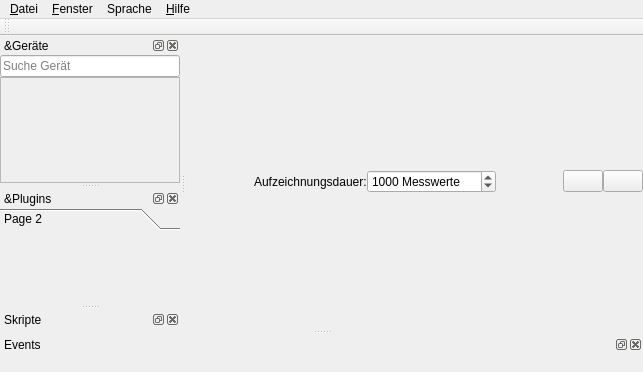
<?xml version="1.0" encoding="UTF-8"?>
<ui version="4.0">
 <class>MainWindow</class>
 <widget class="QMainWindow" name="MainWindow">
  <property name="geometry">
   <rect>
    <x>0</x>
    <y>0</y>
    <width>643</width>
    <height>372</height>
   </rect>
  </property>
  <property name="windowTitle">
   <string>RealTime OpenControl</string>
  </property>
  <property name="dockOptions">
   <set>QMainWindow::AllowNestedDocks|QMainWindow::AllowTabbedDocks|QMainWindow::AnimatedDocks|QMainWindow::GroupedDragging</set>
  </property>
  <widget class="QWidget" name="centralwidget">
   <layout class="QVBoxLayout" name="verticalLayout_9">
    <property name="spacing">
     <number>0</number>
    </property>
    <property name="leftMargin">
     <number>0</number>
    </property>
    <property name="topMargin">
     <number>0</number>
    </property>
    <property name="rightMargin">
     <number>0</number>
    </property>
    <property name="bottomMargin">
     <number>2</number>
    </property>
    <item>
     <layout class="QHBoxLayout" name="horizontalLayout">
      <property name="spacing">
       <number>0</number>
      </property>
      <item>
       <spacer name="horizontalSpacer_2">
        <property name="orientation">
         <enum>Qt::Horizontal</enum>
        </property>
        <property name="sizeHint" stdset="0">
         <size>
          <width>0</width>
          <height>0</height>
         </size>
        </property>
       </spacer>
      </item>
      <item>
       <widget class="QLabel" name="label_2">
        <property name="text">
         <string>Aufzeichnungsdauer:</string>
        </property>
       </widget>
      </item>
      <item>
       <widget class="QSpinBox" name="maxLengthSpinBox">
        <property name="toolTip">
         <string>Ändere die Aufzeichnungsdauer</string>
        </property>
        <property name="statusTip">
         <string>Ändere die Aufzeichnungsdauer</string>
        </property>
        <property name="suffix">
         <string> Messwerte</string>
        </property>
        <property name="maximum">
         <number>10000000</number>
        </property>
        <property name="value">
         <number>1000</number>
        </property>
       </widget>
      </item>
      <item>
       <spacer name="horizontalSpacer">
        <property name="orientation">
         <enum>Qt::Horizontal</enum>
        </property>
        <property name="sizeHint" stdset="0">
         <size>
          <width>0</width>
          <height>0</height>
         </size>
        </property>
       </spacer>
      </item>
      <item>
       <widget class="QPushButton" name="clearButton">
        <property name="toolTip">
         <string>Lösche alle Signale</string>
        </property>
        <property name="statusTip">
         <string>Lösche alle Signale</string>
        </property>
        <property name="text">
         <string/>
        </property>
        <property name="icon">
         <iconset>
          <normaloff>icons/clear.png</normaloff>icons/clear.png</iconset>
        </property>
        <property name="iconSize">
         <size>
          <width>25</width>
          <height>25</height>
         </size>
        </property>
       </widget>
      </item>
      <item>
       <widget class="QPushButton" name="createGraphButton">
        <property name="text">
         <string/>
        </property>
        <property name="icon">
         <iconset>
          <normaloff>icons/graph.png</normaloff>icons/graph.png</iconset>
        </property>
        <property name="iconSize">
         <size>
          <width>25</width>
          <height>25</height>
         </size>
        </property>
       </widget>
      </item>
     </layout>
    </item>
    <item>
     <layout class="QVBoxLayout" name="plotLayout"/>
    </item>
   </layout>
  </widget>
  <widget class="QDockWidget" name="deviceWidget">
   <property name="sizePolicy">
    <sizepolicy hsizetype="Preferred" vsizetype="Preferred">
     <horstretch>0</horstretch>
     <verstretch>0</verstretch>
    </sizepolicy>
   </property>
   <property name="statusTip">
    <string>Geräte, für die PlugIns vorhanden sind, erscheinen hier</string>
   </property>
   <property name="inputMethodHints">
    <set>Qt::ImhNone</set>
   </property>
   <property name="floating">
    <bool>false</bool>
   </property>
   <property name="features">
    <set>QDockWidget::AllDockWidgetFeatures</set>
   </property>
   <property name="allowedAreas">
    <set>Qt::LeftDockWidgetArea|Qt::RightDockWidgetArea</set>
   </property>
   <property name="windowTitle">
    <string>&amp;Geräte</string>
   </property>
   <attribute name="dockWidgetArea">
    <number>1</number>
   </attribute>
   <widget class="QWidget" name="dockWidgetContents_2">
    <layout class="QVBoxLayout" name="verticalLayout_3">
     <property name="spacing">
      <number>0</number>
     </property>
     <property name="leftMargin">
      <number>0</number>
     </property>
     <property name="topMargin">
      <number>0</number>
     </property>
     <property name="rightMargin">
      <number>0</number>
     </property>
     <property name="bottomMargin">
      <number>0</number>
     </property>
     <item>
      <widget class="QLineEdit" name="searchEdit">
       <property name="placeholderText">
        <string>Suche Gerät</string>
       </property>
      </widget>
     </item>
     <item>
      <widget class="QScrollArea" name="scrollArea_2">
       <property name="minimumSize">
        <size>
         <width>180</width>
         <height>0</height>
        </size>
       </property>
       <property name="widgetResizable">
        <bool>true</bool>
       </property>
       <widget class="QWidget" name="scrollAreaWidgetContents_2">
        <property name="geometry">
         <rect>
          <x>0</x>
          <y>0</y>
          <width>178</width>
          <height>85</height>
         </rect>
        </property>
        <property name="minimumSize">
         <size>
          <width>0</width>
          <height>0</height>
         </size>
        </property>
        <layout class="QVBoxLayout" name="verticalLayout_13">
         <property name="spacing">
          <number>0</number>
         </property>
         <property name="leftMargin">
          <number>0</number>
         </property>
         <property name="topMargin">
          <number>0</number>
         </property>
         <property name="rightMargin">
          <number>0</number>
         </property>
         <property name="bottomMargin">
          <number>0</number>
         </property>
         <item>
          <layout class="QVBoxLayout" name="deviceLayout">
           <property name="spacing">
            <number>0</number>
           </property>
          </layout>
         </item>
         <item>
          <spacer name="verticalSpacer_2">
           <property name="orientation">
            <enum>Qt::Vertical</enum>
           </property>
           <property name="sizeHint" stdset="0">
            <size>
             <width>20</width>
             <height>40</height>
            </size>
           </property>
          </spacer>
         </item>
         <item>
          <spacer name="verticalSpacer_3">
           <property name="orientation">
            <enum>Qt::Vertical</enum>
           </property>
           <property name="sizeHint" stdset="0">
            <size>
             <width>20</width>
             <height>68</height>
            </size>
           </property>
          </spacer>
         </item>
        </layout>
       </widget>
      </widget>
     </item>
    </layout>
   </widget>
  </widget>
  <widget class="QDockWidget" name="pluginsWidget">
   <property name="sizePolicy">
    <sizepolicy hsizetype="Preferred" vsizetype="Preferred">
     <horstretch>0</horstretch>
     <verstretch>0</verstretch>
    </sizepolicy>
   </property>
   <property name="statusTip">
    <string>Falls ein Gerät ein GUI-PlugIn besitzt, erscheint dies hier</string>
   </property>
   <property name="floating">
    <bool>false</bool>
   </property>
   <property name="features">
    <set>QDockWidget::AllDockWidgetFeatures</set>
   </property>
   <property name="allowedAreas">
    <set>Qt::AllDockWidgetAreas</set>
   </property>
   <property name="windowTitle">
    <string>&amp;Plugins</string>
   </property>
   <attribute name="dockWidgetArea">
    <number>1</number>
   </attribute>
   <widget class="QWidget" name="dockWidgetContents_3">
    <layout class="QVBoxLayout" name="verticalLayout">
     <property name="spacing">
      <number>0</number>
     </property>
     <property name="leftMargin">
      <number>0</number>
     </property>
     <property name="topMargin">
      <number>0</number>
     </property>
     <property name="rightMargin">
      <number>0</number>
     </property>
     <property name="bottomMargin">
      <number>0</number>
     </property>
     <item>
      <widget class="QToolBox" name="pluginsBox">
       <property name="sizePolicy">
        <sizepolicy hsizetype="Preferred" vsizetype="Expanding">
         <horstretch>0</horstretch>
         <verstretch>0</verstretch>
        </sizepolicy>
       </property>
       <property name="currentIndex">
        <number>0</number>
       </property>
       <widget class="QWidget" name="page_2">
        <property name="geometry">
         <rect>
          <x>0</x>
          <y>0</y>
          <width>180</width>
          <height>85</height>
         </rect>
        </property>
        <attribute name="label">
         <string>Page 2</string>
        </attribute>
       </widget>
      </widget>
     </item>
    </layout>
   </widget>
  </widget>
  <widget class="QMenuBar" name="menuBar">
   <property name="geometry">
    <rect>
     <x>0</x>
     <y>0</y>
     <width>643</width>
     <height>26</height>
    </rect>
   </property>
   <widget class="QMenu" name="menuDatei">
    <property name="statusTip">
     <string>Öffnen, Speichern, Exportieren</string>
    </property>
    <property name="title">
     <string>&amp;Datei</string>
    </property>
    <addaction name="loadSessionAction"/>
    <addaction name="saveSessionAction"/>
    <addaction name="separator"/>
    <addaction name="importDataAction"/>
    <addaction name="exportDataAction"/>
    <addaction name="separator"/>
    <addaction name="TCPServerAction"/>
    <addaction name="separator"/>
    <addaction name="systemTrayAction"/>
    <addaction name="separator"/>
    <addaction name="actionBeenden"/>
   </widget>
   <widget class="QMenu" name="menuFenster">
    <property name="statusTip">
     <string>Unterfenster-Darstellung verwalten</string>
    </property>
    <property name="title">
     <string>&amp;Fenster</string>
    </property>
    <addaction name="deviceWidgetToggle"/>
    <addaction name="pluginsWidgetToggle"/>
    <addaction name="scriptWidgetToggle"/>
    <addaction name="eventWidgetToggle"/>
   </widget>
   <widget class="QMenu" name="menuHilfe">
    <property name="title">
     <string>&amp;Hilfe</string>
    </property>
    <addaction name="helpAction"/>
    <addaction name="separator"/>
    <addaction name="aboutAction"/>
   </widget>
   <widget class="QMenu" name="menuSprache">
    <property name="title">
     <string>Sprache</string>
    </property>
    <addaction name="actionDeutsch"/>
    <addaction name="actionEnglish"/>
   </widget>
   <addaction name="menuDatei"/>
   <addaction name="menuFenster"/>
   <addaction name="menuSprache"/>
   <addaction name="menuHilfe"/>
  </widget>
  <widget class="QDockWidget" name="scriptDockWidget">
   <property name="windowTitle">
    <string>Skripte</string>
   </property>
   <attribute name="dockWidgetArea">
    <number>1</number>
   </attribute>
   <widget class="QWidget" name="dockWidgetContents_6">
    <layout class="QVBoxLayout" name="verticalLayout_2">
     <property name="spacing">
      <number>0</number>
     </property>
     <property name="leftMargin">
      <number>0</number>
     </property>
     <property name="topMargin">
      <number>0</number>
     </property>
     <property name="rightMargin">
      <number>0</number>
     </property>
     <property name="bottomMargin">
      <number>0</number>
     </property>
     <item>
      <layout class="QHBoxLayout" name="scriptLayout"/>
     </item>
    </layout>
   </widget>
  </widget>
  <widget class="QToolBar" name="toolBar">
   <property name="sizePolicy">
    <sizepolicy hsizetype="Minimum" vsizetype="Preferred">
     <horstretch>0</horstretch>
     <verstretch>0</verstretch>
    </sizepolicy>
   </property>
   <property name="windowTitle">
    <string>toolBar</string>
   </property>
   <attribute name="toolBarArea">
    <enum>TopToolBarArea</enum>
   </attribute>
   <attribute name="toolBarBreak">
    <bool>false</bool>
   </attribute>
  </widget>
  <widget class="QDockWidget" name="eventWidgets">
   <property name="windowTitle">
    <string>Events</string>
   </property>
   <attribute name="dockWidgetArea">
    <number>8</number>
   </attribute>
   <widget class="QWidget" name="dockWidgetContents">
    <layout class="QVBoxLayout" name="verticalLayout_4">
     <item>
      <layout class="QHBoxLayout" name="eventLayout">
       <property name="spacing">
        <number>0</number>
       </property>
      </layout>
     </item>
    </layout>
   </widget>
  </widget>
  <action name="exportDataAction">
   <property name="text">
    <string>&amp;Daten exportieren</string>
   </property>
   <property name="statusTip">
    <string>Bitte nutze RECHTSKLICK auf Plotbereich</string>
   </property>
  </action>
  <action name="actionBeenden">
   <property name="text">
    <string>&amp;Beenden</string>
   </property>
  </action>
  <action name="stylePlotsAction">
   <property name="text">
    <string>&amp;Plot anpassen</string>
   </property>
   <property name="statusTip">
    <string>Plot-Darstellung</string>
   </property>
  </action>
  <action name="actionPlot_exportieren">
   <property name="text">
    <string>&amp;Plot exportieren</string>
   </property>
   <property name="statusTip">
    <string>Bitte nutze RECHTSKLICK auf Plotbereich</string>
   </property>
  </action>
  <action name="actionFenster">
   <property name="text">
    <string>Fenster</string>
   </property>
  </action>
  <action name="signalWidgetToggle">
   <property name="checkable">
    <bool>true</bool>
   </property>
   <property name="checked">
    <bool>true</bool>
   </property>
   <property name="text">
    <string>&amp;Signale</string>
   </property>
   <property name="statusTip">
    <string>Signale-Unterfenster</string>
   </property>
  </action>
  <action name="deviceWidgetToggle">
   <property name="checkable">
    <bool>true</bool>
   </property>
   <property name="checked">
    <bool>true</bool>
   </property>
   <property name="text">
    <string>&amp;Geräte</string>
   </property>
   <property name="statusTip">
    <string>Geräte-Unterfenster</string>
   </property>
  </action>
  <action name="pluginsWidgetToggle">
   <property name="checkable">
    <bool>true</bool>
   </property>
   <property name="text">
    <string>&amp;Plugins</string>
   </property>
   <property name="statusTip">
    <string>Plugins-Unterfenster</string>
   </property>
  </action>
  <action name="scriptWidgetToggle">
   <property name="checkable">
    <bool>true</bool>
   </property>
   <property name="text">
    <string>S&amp;kript</string>
   </property>
   <property name="statusTip">
    <string>Skripte-Unterfenster</string>
   </property>
  </action>
  <action name="loadScriptAction">
   <property name="text">
    <string>&amp;Skript laden</string>
   </property>
   <property name="statusTip">
    <string>Skript aus Datei laden</string>
   </property>
  </action>
  <action name="saveScriptAction">
   <property name="text">
    <string>S&amp;kript speichern</string>
   </property>
   <property name="statusTip">
    <string>Skript in Datei speichern</string>
   </property>
  </action>
  <action name="saveSessionAction">
   <property name="text">
    <string>S&amp;ession speichern</string>
   </property>
  </action>
  <action name="actionZuletzt_geladen">
   <property name="text">
    <string>Zuletzt geladen</string>
   </property>
  </action>
  <action name="loadSessionAction">
   <property name="text">
    <string>Session &amp;laden</string>
   </property>
  </action>
  <action name="helpAction">
   <property name="text">
    <string>&amp;Hilfe zu KellerLogger</string>
   </property>
  </action>
  <action name="aboutAction">
   <property name="text">
    <string>Über RTOC</string>
   </property>
  </action>
  <action name="importDataAction">
   <property name="text">
    <string>Daten &amp;importieren</string>
   </property>
  </action>
  <action name="systemTrayAction">
   <property name="checkable">
    <bool>true</bool>
   </property>
   <property name="checked">
    <bool>true</bool>
   </property>
   <property name="text">
    <string>Minimize to SystemTray</string>
   </property>
  </action>
  <action name="TCPServerAction">
   <property name="checkable">
    <bool>true</bool>
   </property>
   <property name="checked">
    <bool>true</bool>
   </property>
   <property name="text">
    <string>TCP - Server</string>
   </property>
  </action>
  <action name="multiprocessingListenerAction">
   <property name="checkable">
    <bool>true</bool>
   </property>
   <property name="text">
    <string>Multiproessing - Listener</string>
   </property>
  </action>
  <action name="actionDeutsch">
   <property name="checkable">
    <bool>true</bool>
   </property>
   <property name="text">
    <string>Deutsch</string>
   </property>
  </action>
  <action name="actionEnglish">
   <property name="checkable">
    <bool>true</bool>
   </property>
   <property name="text">
    <string>English</string>
   </property>
  </action>
  <action name="eventWidgetToggle">
   <property name="checkable">
    <bool>true</bool>
   </property>
   <property name="text">
    <string>Events</string>
   </property>
  </action>
 </widget>
 <resources/>
 <connections>
  <connection>
   <sender>actionBeenden</sender>
   <signal>triggered()</signal>
   <receiver>MainWindow</receiver>
   <slot>close()</slot>
   <hints>
    <hint type="sourcelabel">
     <x>-1</x>
     <y>-1</y>
    </hint>
    <hint type="destinationlabel">
     <x>463</x>
     <y>398</y>
    </hint>
   </hints>
  </connection>
 </connections>
</ui>
